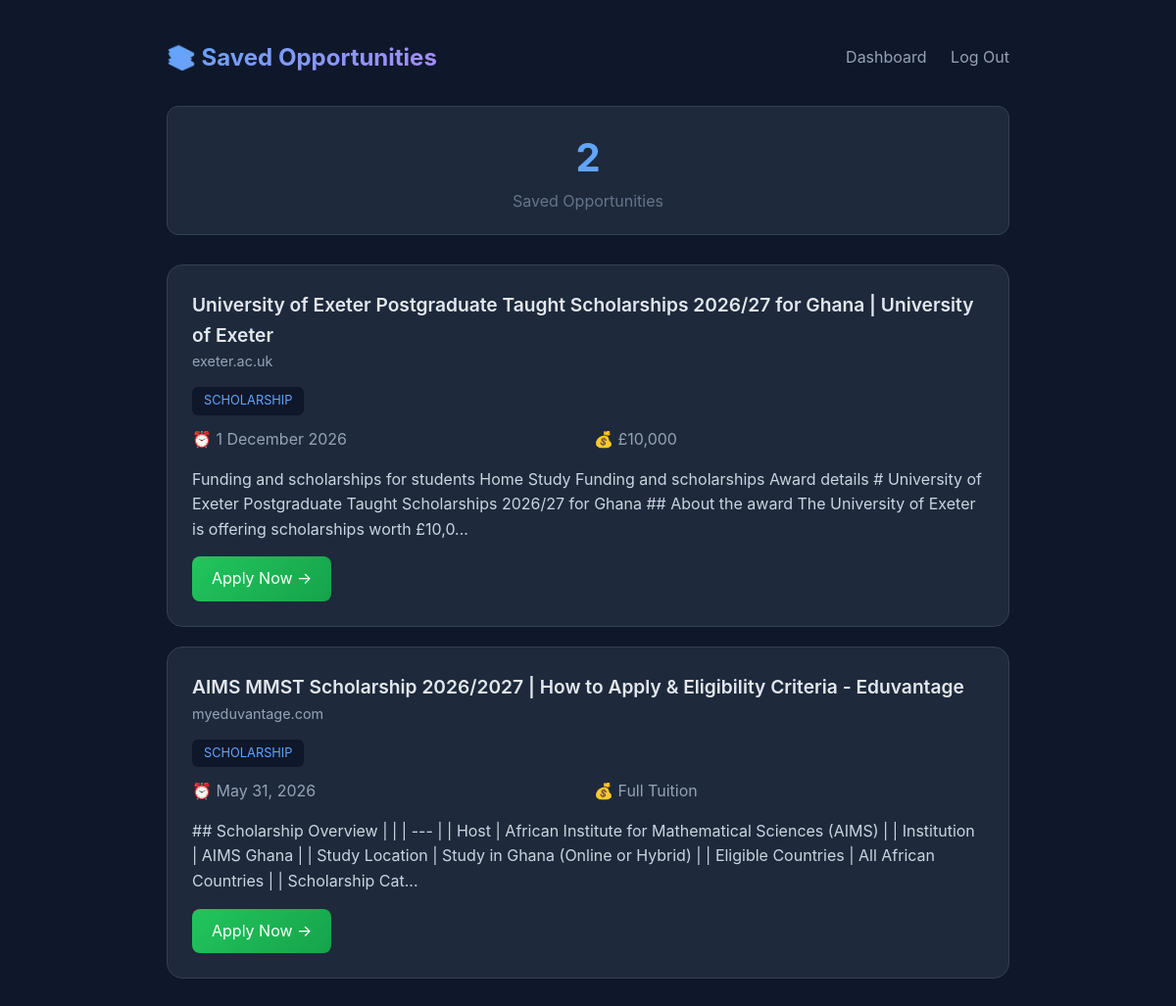
The page /saved (signed in) on the database its author committed.
### tables this page shows
CREATE TABLE saved_opportunities (
            id INTEGER PRIMARY KEY AUTOINCREMENT,
            user_id INTEGER NOT NULL,
            title TEXT NOT NULL,
            organization TEXT,
            type TEXT,
            deadline TEXT,
            funding TEXT,
            eligibility TEXT,
            description TEXT,
            url TEXT NOT NULL,
            relevance_score REAL,
            match_reason TEXT,
            saved_at TIMESTAMP DEFAULT CURRENT_TIMESTAMP,
            FOREIGN KEY (user_id) REFERENCES users (id)
        );

### web_app.py (the view)
@app.get("/saved", response_class=HTMLResponse)
def saved_opportunities(request: Request, user: dict = Depends(get_current_user)):
    if not user:
        return RedirectResponse(url="/login", status_code=302)
    conn = get_db()
    rows = conn.execute("""
        SELECT * FROM saved_opportunities
        WHERE user_id = ?
        ORDER BY saved_at DESC
    """, (user["id"],)).fetchall()
    conn.close()
    saved = [dict(row) for row in rows]
    return templates.TemplateResponse(
        request=request,
        name="saved.html",
        context={"saved": saved, "user": user, "count": len(saved)}
    )

### templates/saved.html (shortened to what this page needs)
<!DOCTYPE html>
<html lang="en">
<head>
</head>
<body>
    <div class="container">
        <div class="nav">
            <h1>📚 Saved Opportunities</h1>
            <div class="nav-links">
                <a href="/">Dashboard</a>
                <a href="/logout">Log Out</a>
            </div>
        </div>
        <div class="stats">
            <div class="number">{{ count }}</div>
            <div class="label">Saved Opportunities</div>
        </div>
        {% if saved %}
            {% for opp in saved %}
            <div class="opportunity-card">
                <div class="card-header">
                    <div>
                        <div class="card-title">{{ opp.title }}</div>
                        <div class="card-org">{{ opp.organization }}</div>
                    </div>
                </div>
                <div class="type-badge">{{ opp.type }}</div>
                <div class="card-details">
                    <div>⏰ {{ opp.deadline }}</div>
                    <div>💰 {{ opp.funding }}</div>
                </div>
                <div class="description">{{ opp.description }}</div>
                <a href="{{ opp.url }}" target="_blank" class="apply-btn">Apply Now →</a>
            </div>
            {% endfor %}
        {% else %}
            <div class="no-saved">
                <h2>No saved opportunities yet</h2>
                <p>Search for opportunities and save the ones you like.</p>
            </div>
        {% endif %}
    </div>
</body>
</html>

### templates/saved.html (style rules this page uses)
* { margin: 0; padding: 0; box-sizing: border-box; }
body { font-family: -apple-system, BlinkMacSystemFont, 'Segoe UI', Roboto, sans-serif; background: #0f172a; color: #e2e8f0; line-height: 1.6; }
.container { max-width: 900px; margin: 0 auto; padding: 40px 20px; }
.nav { display: flex; justify-content: space-between; align-items: center; margin-bottom: 30px; }
.nav h1 { font-size: 1.5rem; background: linear-gradient(135deg, #60a5fa, #a78bfa); -webkit-background-clip: text; -webkit-text-fill-color: transparent; }
.nav-links a { color: #94a3b8; text-decoration: none; margin-left: 20px; }
.stats { background: #1e293b; border: 1px solid #334155; border-radius: 12px; padding: 20px; margin-bottom: 30px; text-align: center; }
.stats .number { font-size: 2.5rem; font-weight: 700; color: #60a5fa; }
.stats .label { color: #64748b; }
.opportunity-card { background: #1e293b; border: 1px solid #334155; border-radius: 16px; padding: 25px; margin-bottom: 20px; }
.card-header { display: flex; justify-content: space-between; align-items: flex-start; margin-bottom: 15px; }
.card-title { font-size: 1.2rem; font-weight: 600; }
.card-org { color: #94a3b8; font-size: 0.9rem; }
.type-badge { display: inline-block; background: #0f172a; color: #60a5fa; padding: 4px 12px; border-radius: 6px; font-size: 0.8rem; text-transform: uppercase; margin-bottom: 12px; }
.card-details { display: grid; grid-template-columns: repeat(auto-fit, minmax(200px, 1fr)); gap: 12px; margin-bottom: 15px; color: #94a3b8; }
.description { color: #cbd5e1; margin-bottom: 15px; }
.apply-btn { display: inline-block; padding: 10px 20px; background: linear-gradient(135deg, #22c55e, #16a34a); color: white; text-decoration: none; border-radius: 8px; }

### rows shown on the page
saved_opportunities: title "University of Exeter Postgraduate Taught Scholarships 2026/27 for Ghana | University of Exeter", organization "exeter.ac.uk", type "SCHOLARSHIP", deadline "1 December 2026", funding "£10,000", description "Funding and scholarships for students Home Study Funding and scholarships Award details # University of Exeter Postgraduate Taught Scholarships 2026/27 for Ghana ## About the award The University of Exeter is offering scholarships worth £10,0..."
saved_opportunities: title "AIMS MMST Scholarship 2026/2027 | How to Apply & Eligibility Criteria - Eduvantage", organization "myeduvantage.com", type "SCHOLARSHIP", deadline "May 31, 2026", funding "Full Tuition", description "## Scholarship Overview | | | --- | | Host | African Institute for Mathematical Sciences (AIMS) | | Institution | AIMS Ghana | | Study Location | Study in Ghana (Online or Hybrid) | | Eligible Countries | All African Countries | | Scholarship Cat..."

### other values the page prints
{{ count }} "2"
